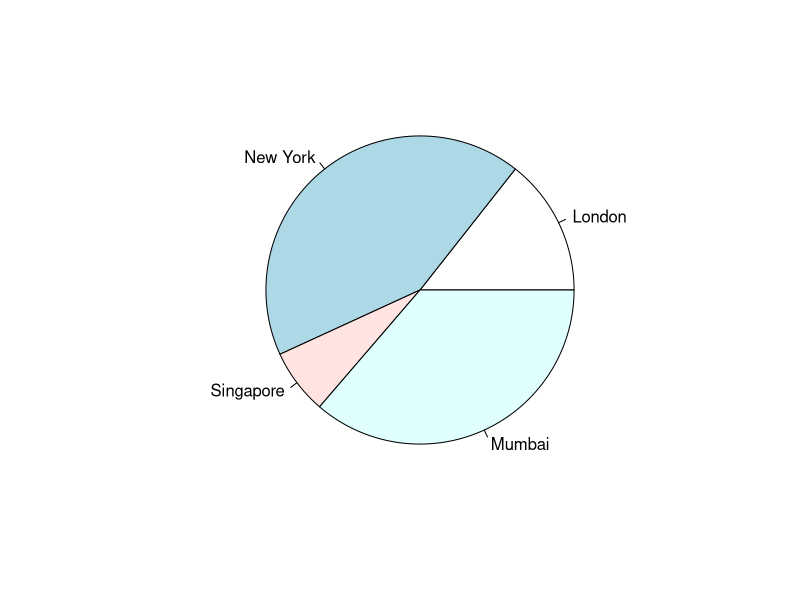
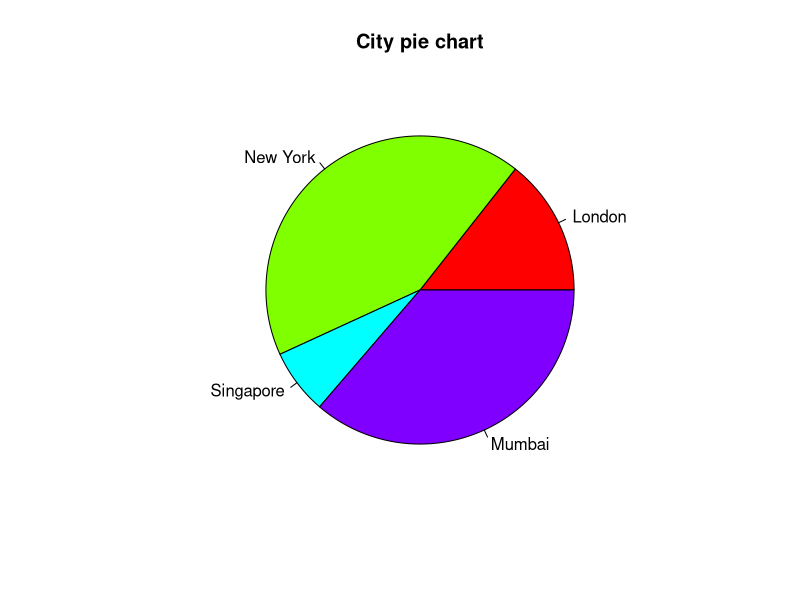
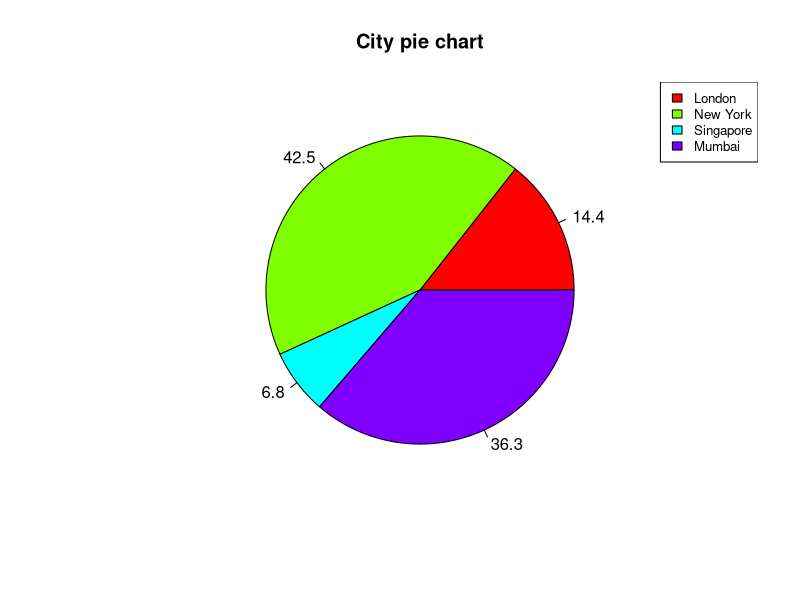

Generate these figures, in order, with R:
# R绘制饼状图
# pie(x, labels, radius, main, col, clockwise)
# x是包含饼图中使用的数值的向量。
# labels用于给出切片的描述。
# radius表示饼图圆的半径（值-1和+1之间）。
# main表示图表的标题。
# col表示调色板。
# clockwise是指示片段是顺时针还是逆时针绘制的逻辑值。 

# 使用输入向量和标签来创建一个非常简单的饼图
x <- c(21, 62, 10, 53)
lables <- c("London", "New York", "Singapore", "Mumbai")
png(file = 'city.png')
pie(x, lables)
dev.off()

# 为饼图添加标题和颜色
x <- c(21, 62, 10, 53)
labels <- c("London", "New York", "Singapore", "Mumbai")
png(file = "city_title_colours.png")
pie(x, labels, main = "City pie chart", col = rainbow(length(x)))
dev.off()

# 加上百分比和图标示例
x <-  c(21, 62, 10,53)
labels <-  c("London","New York","Singapore","Mumbai")
piepercent<- round(100*x/sum(x), 1)
png(file = "city_percentage_legends.png")
pie(x, labels = piepercent, main = "City pie chart",col = rainbow(length(x)))
legend("topright", c("London","New York","Singapore","Mumbai"), cex = 0.8,
   fill = rainbow(length(x)))
dev.off()
